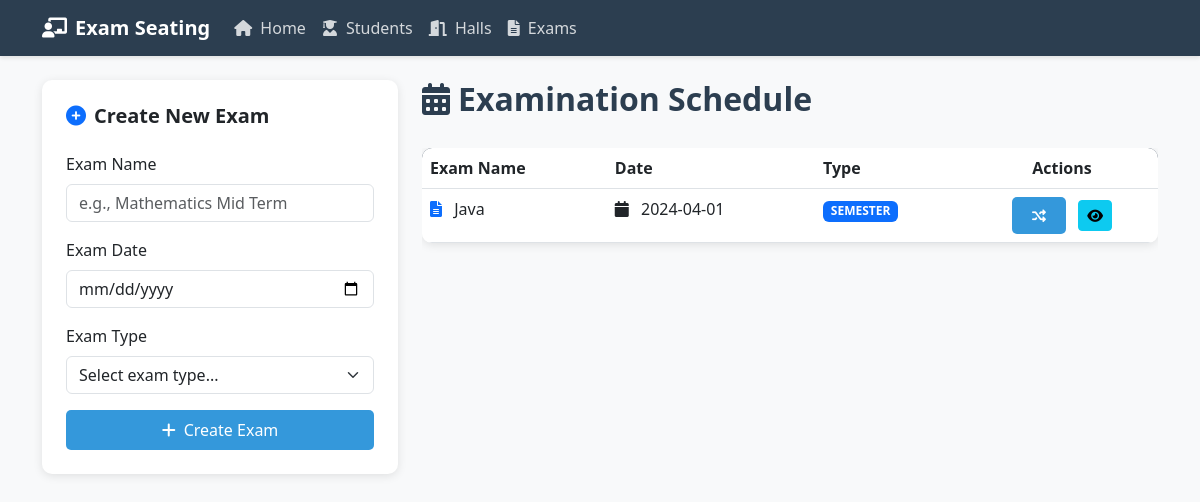
The app's page /exams, older data.
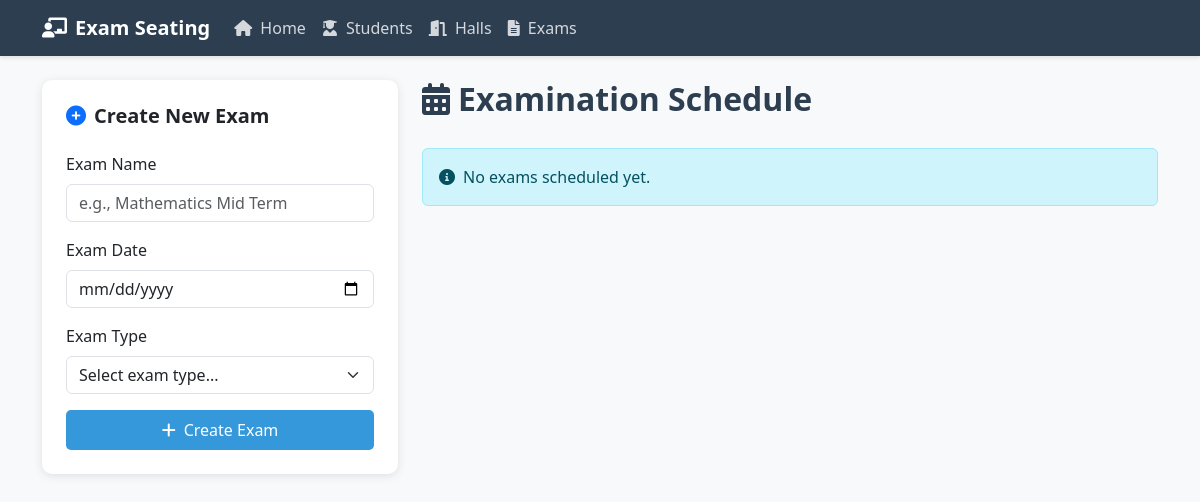
The same page, newer data.
### app.py (models this page shows)
class Exam(db.Model):
    id = db.Column(db.Integer, primary_key=True)
    name = db.Column(db.String(100), nullable=False)
    date = db.Column(db.DateTime, nullable=False)
    exam_type = db.Column(db.String(20), nullable=False)  # 'MID' or 'SEMESTER'
    seating_arrangements = db.relationship('SeatingArrangement', backref='exam', lazy=True)

### app.py (the view, shortened to what this page needs)
@app.route('/exams', methods=['GET', 'POST'])
def manage_exams():
    exams = Exam.query.all()
    return render_template('exams.html', exams=exams)

### templates/exams.html (shortened to what this page needs)
{% extends "base.html" %}
{% block content %}
<div class="row">
    <div class="col-md-4">
        <div class="card">
            <div class="card-body p-4">
                <h5 class="card-title fw-bold mb-4">
                    <i class="fas fa-plus-circle text-primary me-2"></i>Create New Exam
                </h5>
                <form method="POST">
                    <div class="mb-3">
                        <label for="name" class="form-label">Exam Name</label>
                        <input type="text" class="form-control" id="name" name="name" required
                               placeholder="e.g., Mathematics Mid Term">
                    </div>
                    <div class="mb-3">
                        <label for="date" class="form-label">Exam Date</label>
                        <input type="date" class="form-control" id="date" name="date" required>
                    </div>
                    <div class="mb-3">
                        <label for="exam_type" class="form-label">Exam Type</label>
                        <select class="form-select" id="exam_type" name="exam_type" required>
                            <option value="" disabled selected>Select exam type...</option>
                        </select>
                    </div>
                    <button type="submit" class="btn btn-primary w-100">
                        <i class="fas fa-plus me-2"></i>Create Exam
                    </button>
                </form>
            </div>
        </div>
    </div>
    <div class="col-md-8">
        <h2 class="page-title">
            <i class="fas fa-calendar-alt me-2"></i>Examination Schedule
        </h2>
        {% if exams %}
        <div class="table-responsive">
            <table class="table table-hover">
                <thead>
                    <tr>
                        <th>Exam Name</th>
                        <th>Date</th>
                        <th>Type</th>
                        <th class="text-center">Actions</th>
                    </tr>
                </thead>
                <tbody>
                    {% for exam in exams %}
                    <tr>
                        <td>
                            <i class="fas fa-file-alt text-primary me-2"></i>
                            {{ exam.name }}
                        </td>
                        <td>
                            <i class="fas fa-calendar me-2"></i>
                            {{ exam.date.strftime('%Y-%m-%d') }}
                        </td>
                        <td>
                            <span class="badge {% if exam.exam_type == 'MID' %}bg-info{% else %}bg-primary{% endif %}">
                                {{ exam.exam_type }}
                            </span>
                        </td>
                        <td class="text-center">
                            <a href="{{ url_for('generate_seating', exam_id=exam.id) }}"
                               class="btn btn-primary btn-sm me-2" title="Generate Seating">
                                <i class="fas fa-random"></i>
                            </a>
                            <a href="{{ url_for('view_seating', exam_id=exam.id) }}"
                               class="btn btn-info btn-sm" title="View Seating">
                                <i class="fas fa-eye"></i>
                            </a>
                        </td>
                    </tr>
                    {% endfor %}
                </tbody>
            </table>
        </div>
        {% else %}
        <div class="alert alert-info">
            <i class="fas fa-info-circle me-2"></i>No exams scheduled yet.
        </div>
        {% endif %}
    </div>
</div>
{% endblock %}

Row changes from the older to the newer data that the page shows:
removed Exam: name "Java", date "2024-04-01", exam_type "SEMESTER"
Text that changed along with them:
text no longer shown: "Exam Name Date Type Actions"
text now shown: "No exams scheduled yet."
